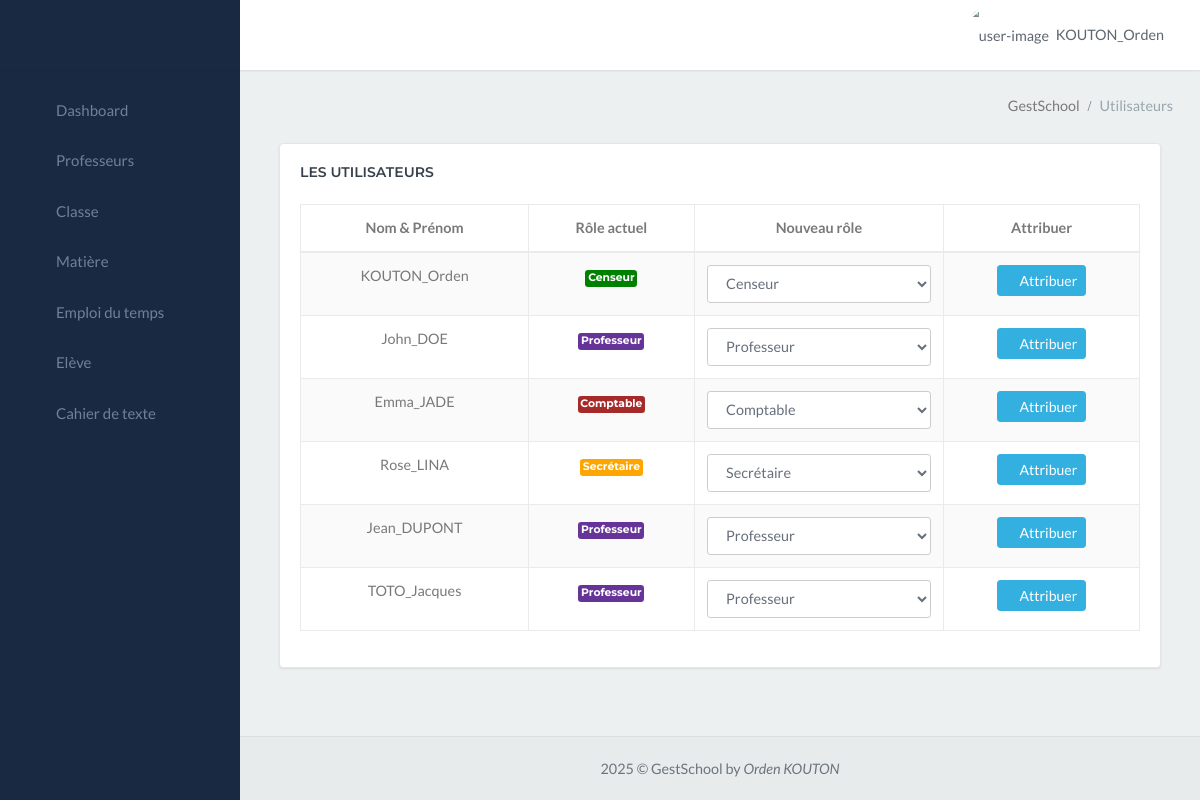
/gestschool_app/personnel/ (signed in), run on the app's committed database.
### gestschool_app/models.py (models this page shows, shortened)
class CustomUser(AbstractUser):
    ROLE_CHOICES = (
        ('Choississez un rôle', 'Choississez un rôle'),
        ('Censeur', 'Censeur'),
        ('Surveillant', 'Surveillant'),
        ('Secrétaire', 'Secrétaire'),
        ('Professeur', 'Professeur'),
        ('Comptable', 'Comptable'),
        ('superadmin', 'superadmin'),
    )
    role = models.CharField(max_length=20, choices=ROLE_CHOICES, default='Personnel')
    groups = models.ManyToManyField(
        'auth.Group',
        verbose_name='groups',
        blank=True,
        help_text='The groups this user belongs to. A user will get all permissions granted to each of their groups.',
        related_name="customuser_set",  # Ajout de related_name
        related_query_name="user",
    )
    user_permissions = models.ManyToManyField(
        'auth.Permission',
        verbose_name='user permissions',
        blank=True,
        help_text='Specific permissions for this user.',
        related_name="customuser_permissions_set", # Ajout de related_name
        related_query_name="user",
    )

### gestschool_app/views.py (the view)
# urls.py: path('personnel/', views.personnel, name='personnel'),
@login_required
def personnel(request):
    personnels = CustomUser.objects.exclude(role="Superadmin")
    return render(request, 'personne/personnel.html', {'personnels': personnels})

### gestschool_app/templates/personne/personnel.html (shortened to what this page needs)
{% extends "menu.html" %}
{% block content %}
<div class="content-page">
    <div class="content">
        <div class="container-fluid">
            <div class="row">
                <div class="col-12">
                    <div class="page-title-box">
                        <div class="page-title-right">
                            <ol class="breadcrumb p-0 m-0">
                                <li class="breadcrumb-item active">GestSchool</li>
                                <li class="breadcrumb-item"><a>Utilisateurs</a></li>
                            </ol>
                        </div>
                        <div class="clearfix"></div>
                    </div>
                </div>
            </div>
            <div class="container-fluid">
                <div class="row">
                    <div class="col-lg-12">
                        <div class="card">
                            <div class="card-body">
                                <h4 class="header-title mb-4">Les Utilisateurs</h4>
                                <div class="table-responsive">
                                    <table id="datatable-buttons"
                                    class="table table-striped table-bordered dt-responsive nowrap"
                                    style="border-collapse: collapse; border-spacing: 0; width: 100%;">
                                        <thead>
                                            <tr>
                                                <th style="text-align: center;">Nom & Prénom</th>
                                                <th style="text-align: center;">Rôle actuel</th>
                                                <th style="text-align: center;">Nouveau rôle</th>
                                                <th style="text-align: center;">Attribuer</th>
                                            </tr>
                                        </thead>
                                        <tbody style="text-align: center;">
                                            {% for personnel in personnels %}
                                                <tr>
                                                    <td>{{ personnel.username }}</td>
                                                    <td>
                                                        {% if personnel.role == "Censeur" %}
                                                            <span class="badge" style="background-color: green; padding: 2%;">{{ personnel.role }}</span>
                                                        {% elif personnel.role == "Aucun" %}
                                                            <span class="badge" style="background-color: red; padding: 2%;">{{ personnel.role }}</span>
                                                        {% elif personnel.role == "Professeur" %}
                                                            <span class="badge" style="background-color: rebeccapurple; padding: 2%;">{{ personnel.role }}</span>
                                                        {% elif personnel.role == "Surveillant" %}
                                                            <span class="badge" style="background-color: blue; padding: 2%;">{{ personnel.role }}</span>
                                                        {% elif personnel.role == "Personnel" %}
                                                            <span class="badge" style="background-color: rgb(72, 71, 71); padding: 2%;">{{ personnel.role }}</span>
                                                        {% elif personnel.role == "Secrétaire" %}
                                                            <span class="badge" style="background-color: orange; padding: 2%;">{{ personnel.role }}</span>
                                                        {% elif personnel.role == "Comptable" %}
                                                            <span class="badge" style="background-color: brown; padding: 2%;">{{ personnel.role }}</span>
                                                        {% endif %}
                                                    </td>
                                                    <td>
                                                        <form method="POST" action="{% url 'modifier_role' %}">
                                                            <select class="form-control" name="role">
                                                                <option value="Censeur" {% if personnel.role == "Censeur" %}selected{% endif %}>Censeur</option>
                                                                <option value="Professeur" {% if personnel.role == "Professeur" %}selected{% endif %}>Professeur</option>
                                                                <option value="Secrétaire" {% if personnel.role == "Secrétaire" %}selected{% endif %}>Secrétaire</option>
                                                                <option value="Comptable" {% if personnel.role == "Comptable" %}selected{% endif %}>Comptable</option>
                                                            </select>
                                                            <td>
                                                                <button type="submit" class="btn btn-info btn-sm">
                                                                    <em class="ion ion-ios-checkmark-circle"></em> Attribuer
                                                                </button>
                                                            </td>
                                                        </form>
                                                    </td>
                                                </tr>
                                            {% empty %}
                                                <tr>
                                                    <td colspan="5" style="text-align: center; color: red; font-style: italic;">Aucune personnel enregistré</td>
                                                </tr>
                                            {% endfor %}
                                        </tbody>
                                    </table>
                                </div>
                            </div>
                        </div>
                    </div>
                </div>
            </div>
        </div>
    </div>
</div>
{% endblock %}

### gestschool_app/templates/menu.html (shortened to what this page needs)
{% load custom_filters %}
<!DOCTYPE html>
<html lang="en">
<head>
    <link href="/static/libs/sweetalert2/sweetalert2.min.css" rel="stylesheet" type="text/css">
    <link href="/static/libs/datatables/dataTables.bootstrap4.min.css" rel="stylesheet" type="text/css">
    <link href="/static/libs/datatables/buttons.bootstrap4.min.css" rel="stylesheet" type="text/css">
    <link href="/static/libs/datatables/responsive.bootstrap4.min.css" rel="stylesheet" type="text/css">
    <link href="/static/libs/datatables/select.bootstrap4.min.css" rel="stylesheet" type="text/css">
    <link href="/static/css/bootstrap.min.css" rel="stylesheet" type="text/css" id="bootstrap-stylesheet">
    <link href="/static/css/icons.min.css" rel="stylesheet" type="text/css">
    <link href="/static/css/app.min.css" rel="stylesheet" type="text/css" id="app-stylesheet">
</head>
<body>
    <div id="wrapper">
        <div class="navbar-custom">
            <ul class="list-unstyled topnav-menu float-right mb-0">
                <li class="dropdown notification-list">
                    <a class="nav-link dropdown-toggle nav-user mr-0 waves-effect" data-toggle="dropdown" href="#"
                        role="button" aria-haspopup="false" aria-expanded="false">
                        <img src="/static/images/utilisateur-de-profil.png" alt="user-image" class="rounded-circle">
                        <span class="pro-user-name ml-1">
                            {{user.username}} <i class="mdi mdi-chevron-down"></i>
                        </span>
                    </a>
                </li>
            </ul>
            <div class="logo-box">
                <a class="logo text-center logo-light">
                    <span class="logo-lg">
                    </span>
                </a>
            </div>
            <ul class="list-unstyled topnav-menu topnav-menu-left m-0">
                <li>
                    <button class="button-menu-mobile waves-effect">
                        <i class="mdi mdi-menu"></i>
                    </button>
                </li>
            </ul>
        </div>
        <div class="left-side-menu">
            <div class="slimscroll-menu">
                <div id="sidebar-menu">
                    <ul class="metismenu" id="side-menu">
                        {% if user.role == "Censeur" %}
                            <li>
                                <a href="{% url 'index' %}" class="waves-effect">
                                    <i class="ion-md-speedometer"></i>
                                    <span> Dashboard </span>
                                </a>
                            </li>
                            <li>
                                <a href="{% url 'professeur' %}" class="waves-effect">
                                    <i class="mdi mdi-account-outline"></i>
                                    <span> Professeurs </span>
                                </a>
                            </li>
                            <li>
                                <a href="{% url 'classe' %}" class="waves-effect">
                                    <i class="ion-md-home"></i>
                                    <span> Classe </span>
                                </a>
                            </li>
                            <li>
                                <a href="{% url 'matiere' %}" class="waves-effect">
                                    <i class="ion-md-flask"></i>
                                    <span> Matière </span>
                                </a>
                            </li>
                            <li>
                                <a href="{% url 'emploi' %}" class="waves-effect">
                                    <i class="ion ion-ios-calendar"></i>
                                    <span> Emploi du temps </span>
                                </a>
                            </li>
                            <li>
                                <a href="{% url 'eleve' %}" class="waves-effect">
                                    <i class="ion-ios-contacts"></i>
                                    <span> Elève </span>
                                </a>
                            </li>
                            <li>
                                <a href="{% url 'visualisation_cahier_texte' %}" class="waves-effect">
                                    <i class="ion ion-ios-book"></i>
                                    <span> Cahier de texte </span>
                                </a>
                            </li>
                        {% endif %}
                    </ul>
                </div>
            </div>
        </div>
        {% block content %}
        {% endblock %}
         <footer class="footer">
            <div class="container-fluid">
                <div class="row">
                    <div class="col-md-12">
                        2025 &copy; GestSchool by <em>Orden KOUTON</em>
                    </div>
                </div>
            </div>
        </footer>
    </div>
</body>
</html>

### data on the page
CustomUser: username "KOUTON_Orden", role "Censeur"
CustomUser: username "John_DOE", role "Professeur"
CustomUser: username "Emma_JADE", role "Comptable"
CustomUser: username "Rose_LINA", role "Secrétaire"
CustomUser: username "Jean_DUPONT", role "Professeur"
CustomUser: username "TOTO_Jacques", role "Professeur"
